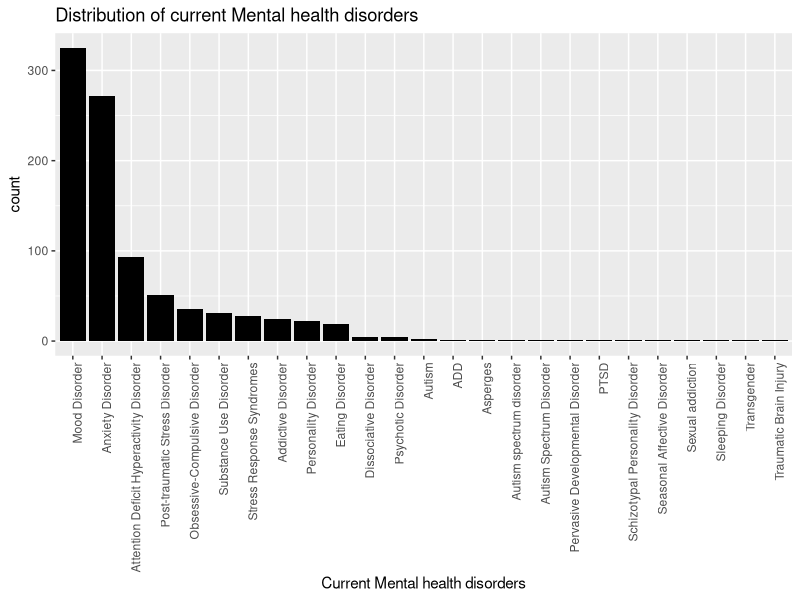
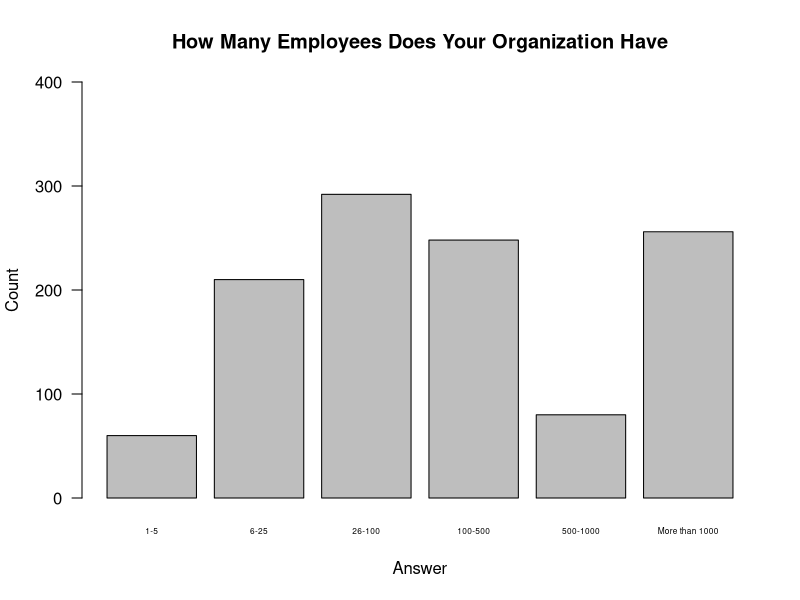
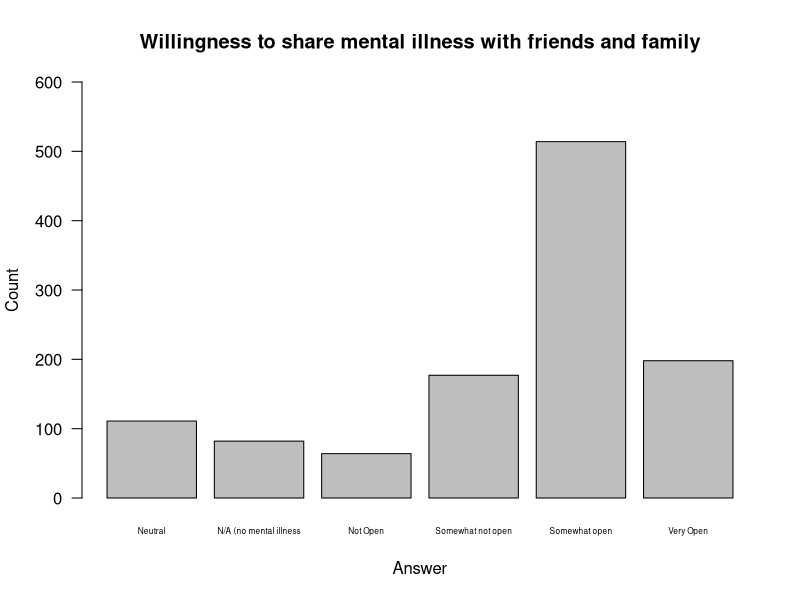
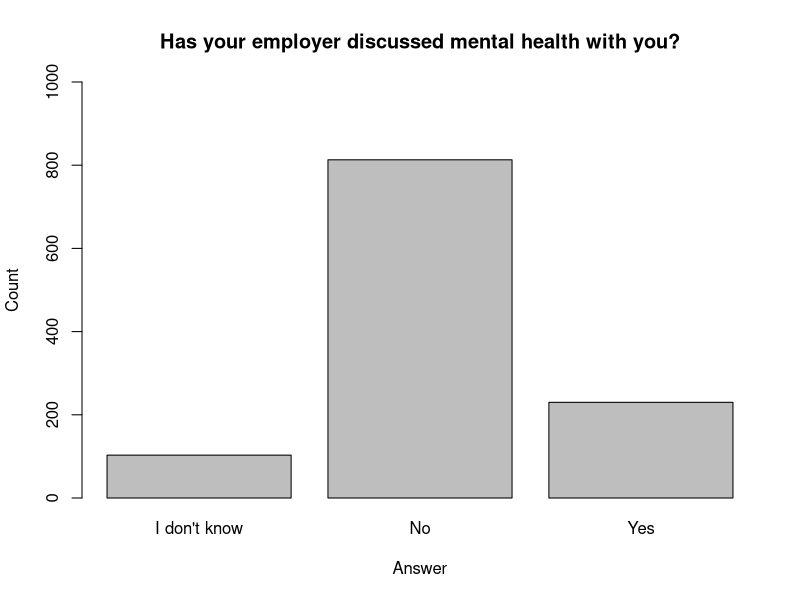
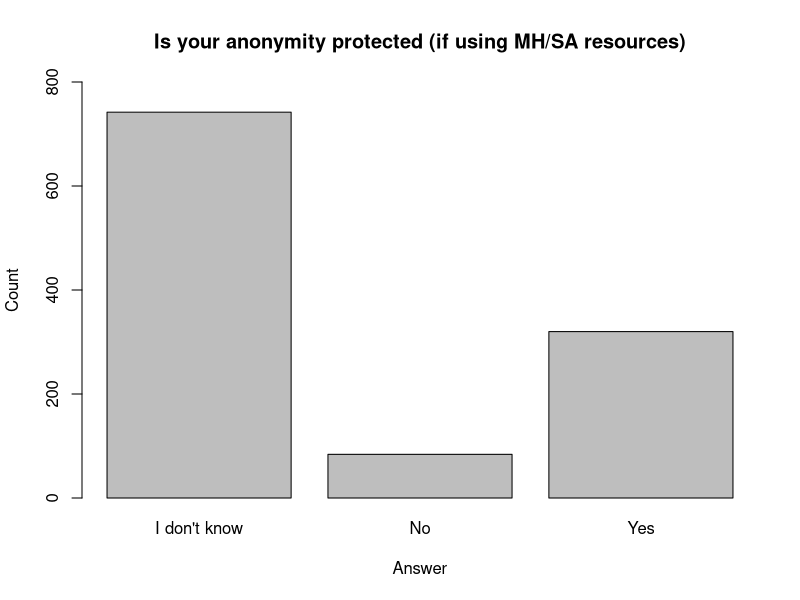
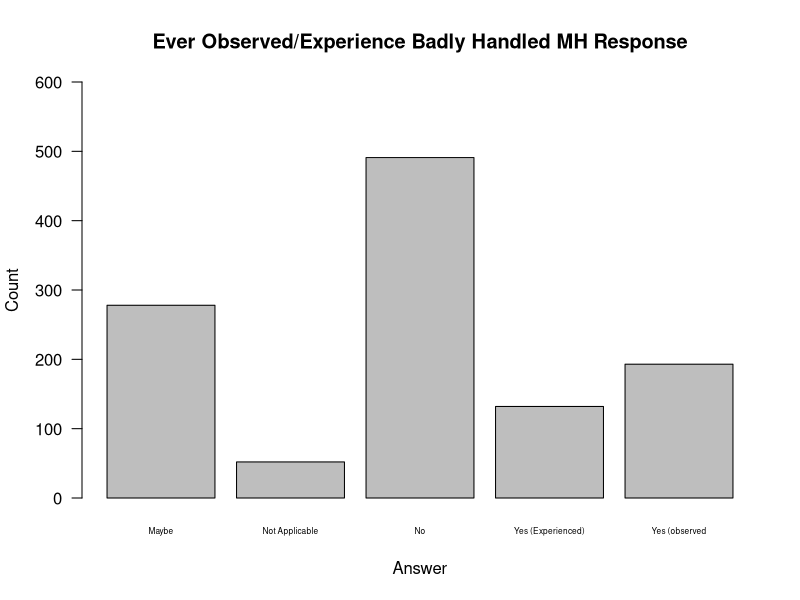
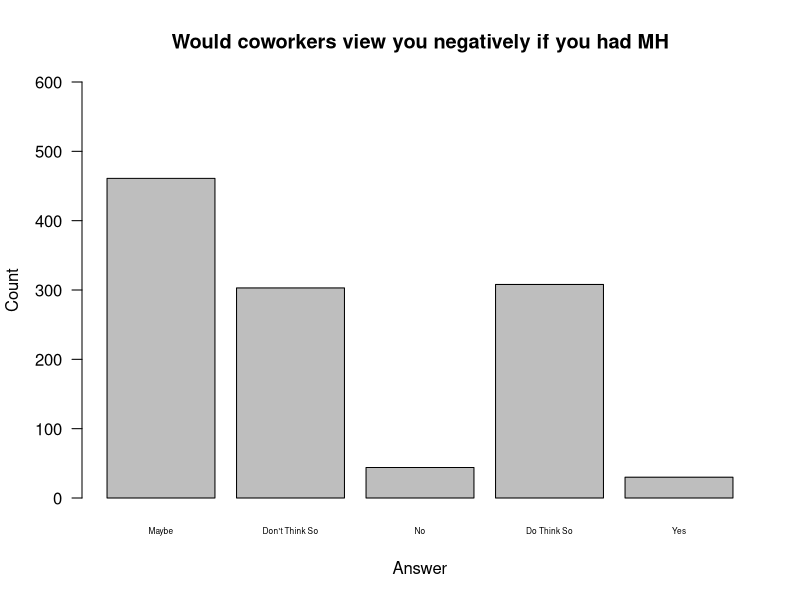
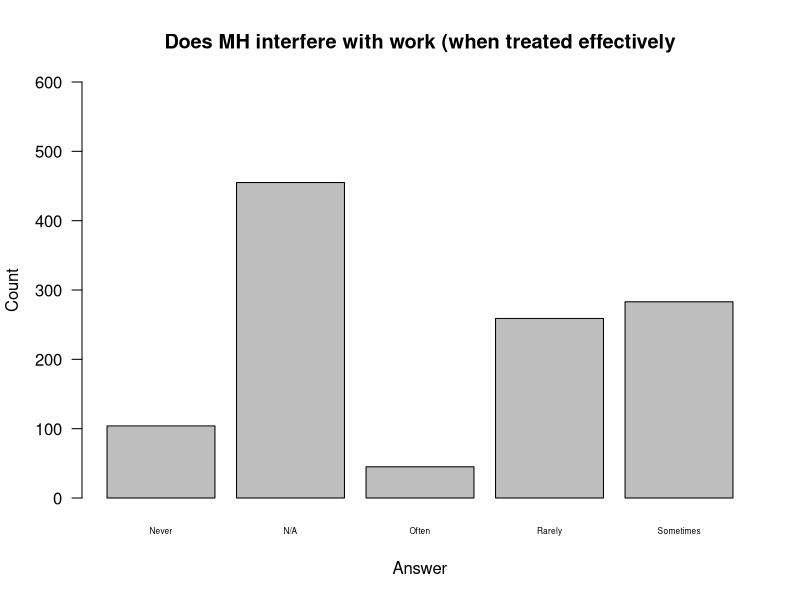

R code for these plots, in order: (Note: this script raises an error after producing the figures.)
library(dplyr)
library(tidyr)
library(ggplot2)
health <- read.csv("mentalsurvey_clean.csv")
tmp = health %>% separate(mhd, 
                          sep = '\\|',
                          c('mhd_1', 'mhd_2', 'mhd_3', 'mhd_4', 'mhd_5',
                            'mhd_6', 'mhd_7', 'mhd_8', 'mhd_9'),
                          fill = 'right')


chk = tmp %>% select(matches('mhd_[1-9]'))
chk
# tmp2 = tmp %>% select(matches('mhd_[1-9]')) %>% mutate_all(.funs = 'as.factor')

comb = as.vector(t(chk))
comb
comb1 = comb[comb != ""&!is.na(comb)]
comb1

disorders=sapply(strsplit(comb1, split = " \\("), `[`, 1)
dataf <- as.data.frame(matrix(disorders))
subdataf <- subset(dataf, disorders != "I haven\'t been formally diagnosed, so I felt uncomfortable answering, but Social Anxiety and Depression.")

View(subdataf)

reorder_size <- function(x) {
  factor(x, levels = names(sort(table(x), decreasing = TRUE)))
}

p <- ggplot(data=subdataf, aes(x = reorder_size(V1)))+
  geom_bar(fill = 'black')+
  theme(axis.text.x = element_text(angle = 90, hjust = 1))

p+xlab("Current Mental health disorders")+ggtitle("Distribution of current Mental health disorders")

count_disorder <-data.frame(count(subdataf, V1, sort = TRUE))
View(count_disorder)

#Do a table showing answers to question: "How many employees does your company or organization have"
table(health$How.many.employees.does.your.company.or.organization.have.)
#First, I need to reorder the variables
ENumOrder  = factor(health$How.many.employees.does.your.company.or.organization.have, levels=c("1-5", "6-25", "26-100", "100-500", "500-1000", "More than 1000"))
#Then I can do the table
table(ENumOrder)
#Do a barplot showing answers to question about how many employees
barplot(table(ENumOrder), main = "How Many Employees Does Your Organization Have", xlab = "Answer", ylab = "Count", ylim=c(0,400), las = 1.5, cex.names=0.5)

#Do a table showing answers to question: "How willing would you be to share with friends and family that you have a mental illness?"
table(health$How.willing.would.you.be.to.share.with.friends.and.family.that.you.have.a.mental.illness.)
#Do a barplot showing answers to question: ""How willing would you be to share with friends and family that you have a mental illness?"
barplot(table(health$How.willing.would.you.be.to.share.with.friends.and.family.that.you.have.a.mental.illness.), main = "Willingness to share mental illness with friends and family", names.arg=c("Neutral", "N/A (no mental illness", "Not Open", "Somewhat not open", "Somewhat open", "Very Open"), xlab = "Answer", ylab = "Count", ylim=c(0,600), las = 1, cex.names=0.5)

#Do a table showing answers to question: "Has your employer ever formally discussed mental health (for example, as part of a wellness campaign or other official communication)?"
table(health$Has.your.employer.ever.formally.discussed.mental.health..for.example..as.part.of.a.wellness.campaign.or.other.official.communication..)
#Do a barplot showing answers to question: "Has your employer ever formally discussed mental health (for example, as part of a wellness campaign or other official communication)?"
barplot(table(health$Has.your.employer.ever.formally.discussed.mental.health..for.example..as.part.of.a.wellness.campaign.or.other.official.communication..), main = "Has your employer discussed mental health with you?", xlab = "Answer", ylab = "Count", ylim=c(0,1000))

#Do a table showing answers to question: "Is your anonymity protected if you choose to take advantage of mental health or substance abuse treatment resources provided by your employer?"
table(health$Is.your.anonymity.protected.if.you.choose.to.take.advantage.of.mental.health.or.substance.abuse.treatment.resources.provided.by.your.employer.)
#Do a barplot showing answers to question: "Is your anonymity protected if you choose to take advantage of mental health or substance abuse treatment resources provided by your employer?"
barplot(table(health$Is.your.anonymity.protected.if.you.choose.to.take.advantage.of.mental.health.or.substance.abuse.treatment.resources.provided.by.your.employer.), main = "Is your anonymity protected (if using MH/SA resources)", xlab = "Answer", ylab = "Count", ylim=c(0,800))

#Do a table showing answers to question: "Have you observed or experienced an unsupportive or badly handled response to a mental health issue in your current or previous workplace?"
table(health$Have.you.observed.or.experienced.an.unsupportive.or.badly.handled.response.to.a.mental.health.issue.in.your.current.or.previous.workplace.)
#Do a barplot showing answers to question: "Have you observed or experienced an unsupportive or badly handled response to a mental health issue in your current or previous workplace?"
barplot(table(health$Have.you.observed.or.experienced.an.unsupportive.or.badly.handled.response.to.a.mental.health.issue.in.your.current.or.previous.workplace.), main = "Ever Observed/Experience Badly Handled MH Response", names.arg=c("Maybe", "Not Applicable", "No", "Yes (Experienced)", "Yes (observed"), xlab = "Answer", ylab = "Count", ylim=c(0,600), las = 1, cex.names=0.5)

#Do a table showing answers to question: "Do you think that team members/co-workers would view you more negatively if they knew you suffered from a mental health issue?"
table(health$Do.you.think.that.team.members.co.workers.would.view.you.more.negatively.if.they.knew.you.suffered.from.a.mental.health.issue.)
#Do a barplot showing answers to question: "Do you think that team members/co-workers would view you more negatively if they knew you suffered from a mental health issue?"
barplot(table(health$Do.you.think.that.team.members.co.workers.would.view.you.more.negatively.if.they.knew.you.suffered.from.a.mental.health.issue.), main = "Would coworkers view you negatively if you had MH", names.arg=c("Maybe", "Don't Think So", "No", "Do Think So", "Yes"), xlab = "Answer", ylab = "Count", ylim=c(0,600), las = 1.5, cex.names=0.5)

#Do a table showing answers to quetsion: "If you have a mental health issue, do you feel that it interferes with your work when being treated effectively?"
table(health$If.you.have.a.mental.health.issue..do.you.feel.that.it.interferes.with.your.work.when.being.treated.effectively.)
#Do a barplot showing answers to quetsion: "If you have a mental health issue, do you feel that it interferes with your work when being treated effectively?"
barplot(table(health$If.you.have.a.mental.health.issue..do.you.feel.that.it.interferes.with.your.work.when.being.treated.effectively.), main = "Does MH interfere with work (when treated effectively", names.arg=c("Never", "N/A", "Often", "Rarely", "Sometimes"), xlab = "Answer", ylab = "Count", ylim=c(0,600), las = 1.5, cex.names=0.5)

#Do a table showing answers to question: "Would you feel comfortable discussing a mental health disorder with your coworkers?"
table(health$Would.you.feel.comfortable.discussing.a.mental.health.disorder.with.your.coworkers.)
#Do a barplot showing answers to question: "Would you feel comfortable discussing a mental health disorder with your coworkers?"
barplot(table(health$Would.you.feel.comfortable.discussing.a.mental.health.disorder.with.your.coworkers.), main = "Do you feel comfortable discussing MH with Coworkers?", xlab = "Answer", ylab = "Count", ylim=c(0,500))

#COMPANY SIZE AND PROVISION OF BENEFITS

#Do a crosstab table showing provision of health benefits by company size
table(health$How.many.employees.does.your.company.or.organization.have., health$Does.your.employer.provide.mental.health.benefits.as.part.of.healthcare.coverage.)

#Do a crosstab table showing whether employers discuss MH by company size
table(health$How.many.employees.does.your.company.or.organization.have., health$Has.your.employer.ever.formally.discussed.mental.health..for.example..as.part.of.a.wellness.campaign.or.other.official.communication..)

#Do a crosstab table showing whether employers provide other resources by company size
table(health$How.many.employees.does.your.company.or.organization.have., health$Does.your.employer.offer.resources.to.learn.more.about.mental.health.concerns.and.options.for.seeking.help.)

#crosstab 
gender_disorder <- table(health$Do.you.currently.have.a.mental.health.disorder., health$gender)
gender_disorder
colprop <- prop.table(gender_disorder,2)# To know the % of each level gender who may, don't or have mental disorder
rprop <- prop.table(gender_disorder,1) #To know the % of who may, don't or have mental disorder among genders
dr1 <-as.data.frame(rowprop)
dr2 <-as.data.frame(colprop)
ggplot(data = dr1, aes(x =Var1 , y = Freq, fill = Var2)) + 
  geom_bar(stat = 'identity', position = 'dodge', alpha = 2/3) +              
  labs(x = NULL, y = 'Proportion', fill = 'Gender')+ggtitle('Distribution ')

ggplot(data = dr2, aes(x =Var2 , y = Freq, fill = Var1)) + 
  geom_bar(stat = 'identity', position = 'dodge', alpha = 2/3) +              
  labs(x = NULL, y = 'Proportion', fill = 'Gender')+ggtitle('Distribution ')

summary(health$age)
findInterval(health$age, c(20, 30, 40))

labs <- c(paste(seq(17, 74, by = 20), seq(37, 80, by = 20),
                sep = "-"))
labs
health$AgeGroup <- cut(health$age, breaks = c(seq(17, 74, by = 20), Inf), labels = labs, right = FALSE)
View(health$AgeGroup)

agegr <- table(health$Do.you.currently.have.a.mental.health.disorder.,health$AgeGroup)
ageprop <- prop.table(agegr,2)
dfageprop <- as.data.frame(ageprop)
ageprop1 <- prop.table(agegr,1)
dfageprop1 <- as.data.frame(ageprop1)

ggplot(data = dfageprop, aes(x =Var2 , y = Freq, fill = Var1)) + 
  geom_bar(stat = 'identity', position = 'dodge', alpha = 2/3) +              
  labs(x = "Age Groups", y = 'Proportion', fill = 'Disorder')

ggplot(data = dfageprop1, aes(x =Var1 , y = Freq, fill = Var2)) + 
  geom_bar(stat = 'identity', position = 'dodge', alpha = 2/3) +              
  labs(x = "Disorder", y = 'Proportion', fill = 'Age group')

#POSSIBLE FACTORS IN WHETHER EMPLOYEE FEELS ASKING FOR LEAVE WOULD BE DIFFICULT

#Answers by Gender (crosstab table)
ELDbG <- table(health$If.a.mental.health.issue.prompted.you.to.request.a.medical.leave.from.work..asking.for.that.leave.would.be., health$gender)
ELDbG
#Proportions (as column percentages)
prop.table(ELDbG, 2)
#Chi-Squared (We get a warning that the approximation may be incorrect, likely b/c the other values are small)
chisq.test(ELDbG)

#Answers by Age Group (crosstab table)
ELDbA <- table(health$If.a.mental.health.issue.prompted.you.to.request.a.medical.leave.from.work..asking.for.that.leave.would.be., health$AgeGroup)
ELDbA
#Proportions (as column percentages)
prop.table(ELDbA, 2)
#Chi-Squared (We get a huge chi-quared and a warning it may be incorrect, likely b/c small values for the 57-77 column)
chisq.test(ELDbA)

#Answers by Company Size (crosstab table)
ELDbCS <- table(health$If.a.mental.health.issue.prompted.you.to.request.a.medical.leave.from.work..asking.for.that.leave.would.be., ENumOrder)
ELDbCS
#Proportions (as column percentages)
prop.table(ELDbCS, 2)
#Chi-Squared (Small P Value)
chisq.test(ELDbCS)

#Answers by Mental Health Benefit Provision (crosstab table)
ELDbMHB <- table(health$If.a.mental.health.issue.prompted.you.to.request.a.medical.leave.from.work..asking.for.that.leave.would.be., health$Does.your.employer.provide.mental.health.benefits.as.part.of.healthcare.coverage.)
ELDbMHB
#Proportions (as column percentages)
prop.table(ELDbMHB, 2)
#Chi-Squared (Small P Value)
chisq.test(ELDbMHB)

#Answers by If Employer Discussed Mental Health (crosstab table)
ELDbEDM <- table(health$If.a.mental.health.issue.prompted.you.to.request.a.medical.leave.from.work..asking.for.that.leave.would.be., health$Has.your.employer.ever.formally.discussed.mental.health..for.example..as.part.of.a.wellness.campaign.or.other.official.communication..)
ELDbEDM
#Proportions (as column percentages)
prop.table(ELDbEDM, 2)
#Chi-Squared (Relatively small p value, but we might want to set it at p=01 for chi-squared)
chisq.test(ELDbEDM)

#Answers by If Employer Offers Other Resources (crosstab table)
ELDbEOR <- table(health$If.a.mental.health.issue.prompted.you.to.request.a.medical.leave.from.work..asking.for.that.leave.would.be., health$Does.your.employer.offer.resources.to.learn.more.about.mental.health.concerns.and.options.for.seeking.help.)
ELDbEOR
#Proportions (as column percentages)
prop.table(ELDbEOR, 2)
#Chi-Squared (Small p value)
chisq.test(ELDbEOR)

#Answers by Experience With Poor Response (crosstab table)
ELDbPR <- table(health$If.a.mental.health.issue.prompted.you.to.request.a.medical.leave.from.work..asking.for.that.leave.would.be., health$Have.you.observed.or.experienced.an.unsupportive.or.badly.handled.response.to.a.mental.health.issue.in.your.current.or.previous.workplace.)
ELDbPR
#Proportions (as column percentages)
prop.table(ELDbPR, 2)
#Chi-Squared (Small p value)
chisq.test(ELDbPR)


#POSSIBLE FACTORS IN COMFORT WITH DISCUSSING MH WITH SUPERVISORS

#Answers by Gender (crosstab table)
MHbG <- table(health$Would.you.feel.comfortable.discussing.a.mental.health.disorder.with.your.direct.supervisor.s.., health$gender)
MHbG
#Proportions (as column percentages)
prop.table(MHbG, 2)
#Chi-Squared (the p value is very large, which indicates that differences among genders is probably not significant)
chisq.test(MHbG)

#Answers by Age Group (crosstab table)
MHbA <- table(health$Would.you.feel.comfortable.discussing.a.mental.health.disorder.with.your.direct.supervisor.s.., health$AgeGroup)
MHbA
#Proportions (as column percentages)
prop.table(MHbA, 2)
#Chi-Squared (We get a big chi-quared and a warning it may be incorrect, likely b/c small values for the 57-77 column)
chisq.test(MHbA)

#Answers by Company Size (crosstab table)
MHbCS <- table(health$Would.you.feel.comfortable.discussing.a.mental.health.disorder.with.your.direct.supervisor.s.., ENumOrder)
MHbCS
#Proportions (as column percentages)
prop.table(MHbCS, 2)
#Chi-Squared (the p value is just over .05 which means it is probably not significant)
chisq.test(MHbCS)

#Answers by Mental Health Benefit Provision (crosstab table)
MHbMHB <- table(health$Would.you.feel.comfortable.discussing.a.mental.health.disorder.with.your.direct.supervisor.s.., health$Does.your.employer.provide.mental.health.benefits.as.part.of.healthcare.coverage.)
MHbMHB
#Proportions (as column percentages)
prop.table(MHbMHB, 2)
#Chi-Squared (the p value is very small, but I don't know if Chi-Squared is good for a large dataset)
chisq.test(MHbMHB)

#Answers by If Employer Discussed Mental Health (crosstab table)
MHbEDM <- table(health$Would.you.feel.comfortable.discussing.a.mental.health.disorder.with.your.direct.supervisor.s.., health$Has.your.employer.ever.formally.discussed.mental.health..for.example..as.part.of.a.wellness.campaign.or.other.official.communication..)
MHbEDM
#Proportions (as column percentages)
prop.table(MHbEDM, 2)
#Chi-Squared (the p value is very small, but I don't know if Chi-Squared is good for a large dataset)
chisq.test(MHbEDM)

#Answers by If Employer Offers Other Resources (crosstab table)
MHbEOR <- table(health$Would.you.feel.comfortable.discussing.a.mental.health.disorder.with.your.direct.supervisor.s.., health$Does.your.employer.offer.resources.to.learn.more.about.mental.health.concerns.and.options.for.seeking.help.)
MHbEOR
#Proportions (as column percentages)
prop.table(MHbEOR, 2)
#Chi-Squared (the p value is very small, but I don't know if Chi-Squared is good for a large dataset)
chisq.test(MHbEOR)

#Answers by Experience With Poor Response (crosstab table)
MHbPR <- table(health$Would.you.feel.comfortable.discussing.a.mental.health.disorder.with.your.direct.supervisor.s.., health$Have.you.observed.or.experienced.an.unsupportive.or.badly.handled.response.to.a.mental.health.issue.in.your.current.or.previous.workplace.)
MHbPR
#Proportions (as column percentages)
prop.table(MHbPR, 2)
#Chi-Squared (the p value is very small, but I don't know if Chi-Squared is good for a large dataset)
chisq.test(MHbPR)

#POSSIBLE FACTORS IN COMFORT WITH DISCUSSING MH WITH COWORKERS

#Answers by Gender (crosstab table)
MHCbG <- table(health$Would.you.feel.comfortable.discussing.a.mental.health.disorder.with.your.coworkers., health$gender)
MHCbG
#Proportions (as column percentages)
prop.table(MHCbG, 2)
#Chi-Squared (the p value is large, which indicates differences among gender is not stat sig)
chisq.test(MHCbG)

#Answers by Age Group (crosstab table)
MHCbA <- table(health$Would.you.feel.comfortable.discussing.a.mental.health.disorder.with.your.coworkers., health$AgeGroup)
MHCbA
#Proportions (as column percentages)
prop.table(MHCbA, 2)
#Chi-Squared (We get a big chi-quared and a warning it may be incorrect, likely b/c small values for the 57-77 column)
chisq.test(MHCbA)

#Answers by Company Size (crosstab table)
MHCbCS <- table(health$Would.you.feel.comfortable.discussing.a.mental.health.disorder.with.your.coworkers., ENumOrder)
MHCbCS
#Proportions (as column percentages)
prop.table(MHCbCS, 2)
#Chi-Squared (the p value is small)
chisq.test(MHCbCS)

#Answers by Mental Health Benefit Provision (crosstab table)
MHCbMHB <- table(health$Would.you.feel.comfortable.discussing.a.mental.health.disorder.with.your.coworkers., health$Does.your.employer.provide.mental.health.benefits.as.part.of.healthcare.coverage.)
MHCbMHB
#Proportions (as column percentages)
prop.table(MHCbMHB, 2)
#Chi-Squared (the p value is small)
chisq.test(MHCbMHB)

#Answers by If Employer Discussed Mental Health (crosstab table)
MHCbEDM <- table(health$Would.you.feel.comfortable.discussing.a.mental.health.disorder.with.your.coworkers., health$Has.your.employer.ever.formally.discussed.mental.health..for.example..as.part.of.a.wellness.campaign.or.other.official.communication..)
MHCbEDM
#Proportions (as column percentages)
prop.table(MHCbEDM, 2)
#Chi-Squared (the p value is small)
chisq.test(MHCbEDM)

#Answers by If Employer Offers Other Resources (crosstab table)
MHCbEOR <- table(health$Would.you.feel.comfortable.discussing.a.mental.health.disorder.with.your.coworkers., health$Does.your.employer.offer.resources.to.learn.more.about.mental.health.concerns.and.options.for.seeking.help.)
MHCbEOR
#Proportions (as column percentages)
prop.table(MHCbEOR, 2)
#Chi-Squared (the p value is small)
chisq.test(MHCbEOR)

#Answers by Experience With Poor Response (crosstab table)
MHCbPR <- table(health$Would.you.feel.comfortable.discussing.a.mental.health.disorder.with.your.coworkers., health$Have.you.observed.or.experienced.an.unsupportive.or.badly.handled.response.to.a.mental.health.issue.in.your.current.or.previous.workplace.)
MHCbPR
#Proportions (as column percentages)
prop.table(MHCbPR, 2)
#Chi-Squared (the p value is small)
chisq.test(MHCbPR)

#Answers by Perception Coworkers Will View You Negatively if you had MH issue
MHCbCN <- table(health$Would.you.feel.comfortable.discussing.a.mental.health.disorder.with.your.coworkers., health$Do.you.think.that.team.members.co.workers.would.view.you.more.negatively.if.they.knew.you.suffered.from.a.mental.health.issue.)
MHCbCN
#Proportions (as column percentages)
prop.table(MHCbCN, 2)
#Chi-Squared (the p value is small)
chisq.test(MHCbCN)
